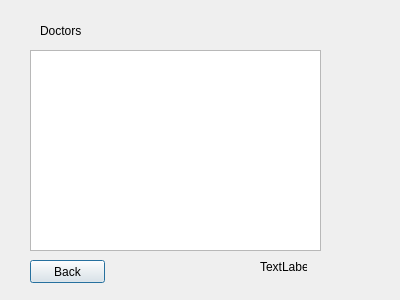
<?xml version="1.0" encoding="UTF-8"?>
<ui version="4.0">
 <class>MainDoctorDoctors</class>
 <widget class="QDialog" name="MainDoctorDoctors">
  <property name="geometry">
   <rect>
    <x>0</x>
    <y>0</y>
    <width>400</width>
    <height>300</height>
   </rect>
  </property>
  <property name="windowTitle">
   <string>Dialog</string>
  </property>
  <widget class="QLabel" name="label">
   <property name="geometry">
    <rect>
     <x>40</x>
     <y>20</y>
     <width>71</width>
     <height>21</height>
    </rect>
   </property>
   <property name="text">
    <string>Doctors</string>
   </property>
  </widget>
  <widget class="QTableView" name="tableView">
   <property name="geometry">
    <rect>
     <x>30</x>
     <y>50</y>
     <width>291</width>
     <height>201</height>
    </rect>
   </property>
  </widget>
  <widget class="QPushButton" name="pushButton_back">
   <property name="geometry">
    <rect>
     <x>30</x>
     <y>260</y>
     <width>75</width>
     <height>23</height>
    </rect>
   </property>
   <property name="text">
    <string>Back</string>
   </property>
  </widget>
  <widget class="QLabel" name="label_2">
   <property name="geometry">
    <rect>
     <x>260</x>
     <y>260</y>
     <width>47</width>
     <height>13</height>
    </rect>
   </property>
   <property name="text">
    <string>TextLabel</string>
   </property>
  </widget>
 </widget>
 <resources/>
 <connections/>
</ui>
